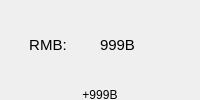
           <widget class="QFrame" name="RMBContainer">
            <layout class="QVBoxLayout" name="RightClickContainer">
             <property name="spacing">
              <number>0</number>
             </property>
             <property name="leftMargin">
              <number>0</number>
             </property>
             <property name="topMargin">
              <number>0</number>
             </property>
             <property name="rightMargin">
              <number>0</number>
             </property>
             <property name="bottomMargin">
              <number>0</number>
             </property>
             <item>
              <layout class="QHBoxLayout" name="rclick_layout">
               <property name="spacing">
                <number>0</number>
               </property>
               <property name="sizeConstraint">
                <enum>QLayout::SetMaximumSize</enum>
               </property>
               <item>
                <widget class="QLabel" name="r_click_label">
                 <property name="font">
                  <font>
                   <pointsize>11</pointsize>
                   <italic>false</italic>
                   <bold>false</bold>
                  </font>
                 </property>
                 <property name="text">
                  <string>RMB: </string>
                 </property>
                 <property name="alignment">
                  <set>Qt::AlignCenter</set>
                 </property>
                </widget>
               </item>
               <item>
                <widget class="QLabel" name="r_click_value">
                 <property name="font">
                  <font>
                   <pointsize>11</pointsize>
                   <italic>false</italic>
                   <bold>false</bold>
                  </font>
                 </property>
                 <property name="text">
                  <string>999B</string>
                 </property>
                 <property name="alignment">
                  <set>Qt::AlignLeading|Qt::AlignLeft|Qt::AlignVCenter</set>
                 </property>
                </widget>
               </item>
              </layout>
             </item>
             <item>
              <widget class="QLabel" name="rmb_session_value">
               <property name="maximumSize">
                <size>
                 <width>16777215</width>
                 <height>10</height>
                </size>
               </property>
               <property name="text">
                <string>+999B</string>
               </property>
               <property name="alignment">
                <set>Qt::AlignCenter</set>
               </property>
              </widget>
             </item>
            </layout>
           </widget>
